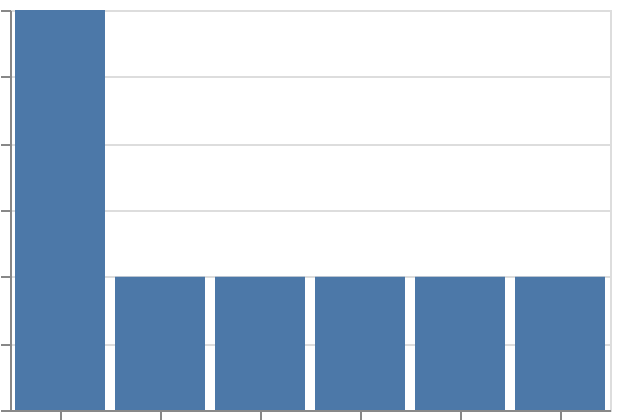

Write the Vega-Lite specification saved for this chart.
### Vega-Lite specification from a JSON file in a GitHub repository (floating-point values rounded to 4 significant figures)
{"$schema": "https://vega.github.io/schema/vega-lite/v6.json", "padding": 5, "autosize": "none", "width": 300, "height": 200, "data": {"name": "table", "values": [{"t": "2024-01-31T23:30:00Z"}, {"t": "2024-02-29T23:45:00Z"}, {"t": "2024-03-01T00:30:00Z"}, {"t": "2024-06-30T23:15:00Z"}, {"t": "2024-07-01T00:20:00Z"}, {"t": "2024-12-31T23:30:00Z"}, {"t": "2025-01-01T00:30:00Z"}, {"t": "2025-01-31T22:00:00Z"}]}, "mark": "bar", "encoding": {"x": {"field": "t", "type": "ordinal", "timeUnit": "month"}, "y": {"aggregate": "count", "type": "quantitative"}}}
